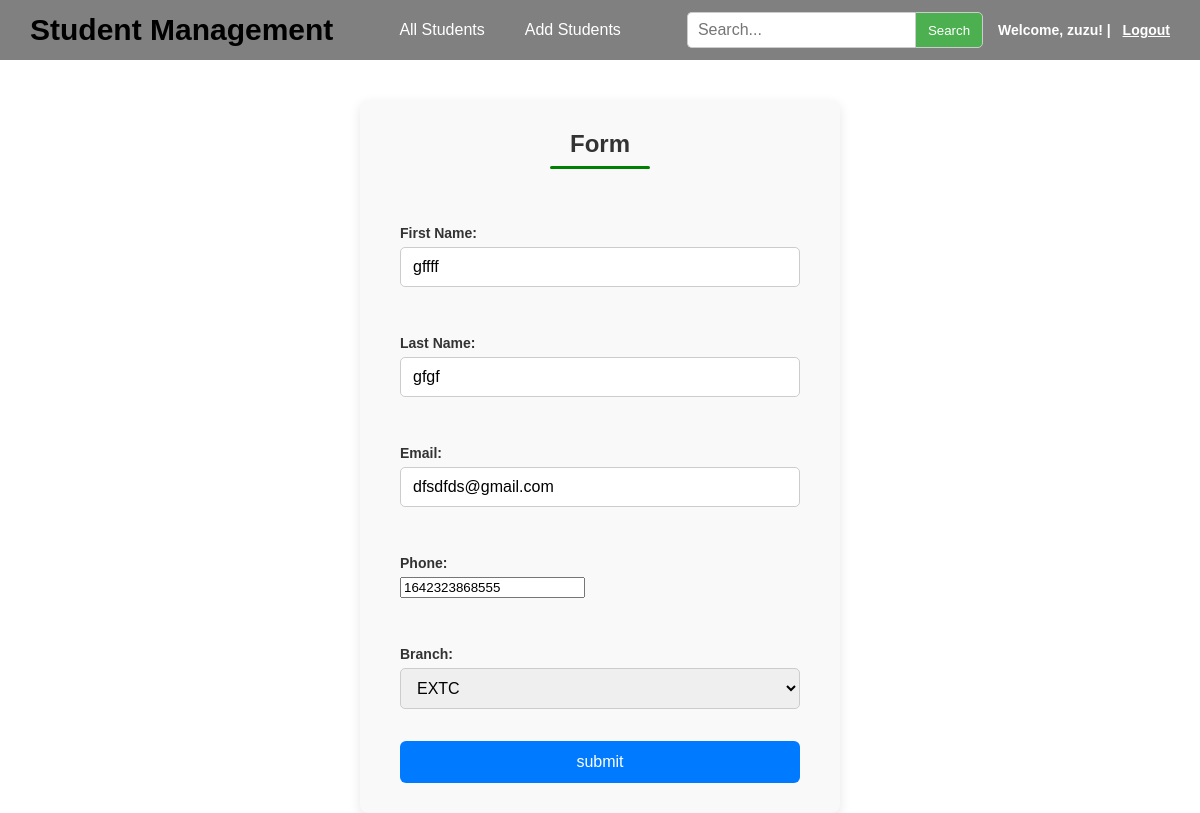
The page /update/4 (signed in) on the database its author committed.
### student/models.py (models this page shows)
class Student(models.Model):
    fname=models.CharField(max_length=30)
    lname=models.CharField(max_length=30)
    email=models.EmailField()
    phone=models.PositiveIntegerField()
    branch=models.CharField(max_length=20,choices=CHOICES)

### student/views.py (the view)
# urls.py: path('update/<int:id>',views.update,name='update'),
@login_required
def update(request,id):
    if request.method =='POST':
        student=Student.objects.get(pk=id)
        fm=StudentInfoForm(request.POST,instance=student)
        if fm.is_valid():
            fm.save()
            return HttpResponseRedirect('/')
    else:
        student=Student.objects.get(pk=id)
        fm=StudentInfoForm(instance=student)
        return render(request, 'manage/stdupd.html',{'form':fm})

### student/forms.py
class StudentInfoForm(forms.ModelForm):
    class Meta:
        model=Student
        fields='__all__'
        labels={'fname':'First Name','lname':'Last Name','email':'Email'
                ,'phone':'Phone'}
        widgets={
            'fname': forms.TextInput(attrs={'class':'form1'}),
            'lname': forms.TextInput(attrs={'class':'form1'}),
            'email': forms.EmailInput(attrs={'class':'form1'}),
            'phone': forms.NumberInput(attrs={'class':'form1'}),
            'branch': forms.Select(attrs={'class':'form1'})
        }

### templates/manage/stdupd.html (shortened to what this page needs)
{%load static%}
<!DOCTYPE html>
<html lang="en">
<head>
    <link rel="stylesheet" href="{%static 'manage/manage.css'%}">
</head>
<body>
    {%include 'manage/navbar.html'%}
    <div class="form">
        <form class='inform' action="" method="post">
            <h3>Form</h3>
            {{form.as_p}}
            <input class='formbuts' type="submit" value="submit" >
        </form>
    </div>
</body>
</html>

### templates/manage/navbar.html (shortened to what this page needs)
<div class="navbar">
  <div class="logo">
    <h1>Student Management</h1>
  </div>
  <div class="nav-links">
    <a href="{%url 'home' %}">All Students</a>
    <a href="{%url 'add'%}">Add Students</a>
  </div>
    <form class=sbox action="{%url 'search'%}" method="post">
        <div class="search-bar">
          <input type="text" placeholder="Search..." name="output">
          <button type="submit">Search</button>
        </div>
    </form>
    <div class="user-info">
    {% if user.is_authenticated %}
      Welcome, {{ user.username }}! |
      <a href="{% url 'logout' %}">Logout</a>
    {% else %}
      <a href="{% url 'login' %}">Login</a> |
      <a href="{% url 'register' %}">Register</a>
    {% endif %}
  </div>
</div>

### static/manage/manage.css (style rules this page uses)
html,body { height: 100%; }
body { margin: 0; font-family: Arial, sans-serif; position: relative; }
.navbar { display: flex; align-items: center; height: 60px; background-color: grey; padding: 0 30px; position: relative; gap: 15px; }
.logo h1 { margin: 0; font-size: 30px; color: black; }
.nav-links { display: flex; justify-content: center; flex-grow: 1; gap: 20px; height: 100%; }
.nav-links a { text-decoration: none; color: white; display: flex; align-items: center; padding: 0 10px; }
a { text-decoration: none; color:white; }
.inform { max-width: 400px; margin: 40px auto; padding: 30px 40px; background-color: #f9f9f9; border-radius: 8px; box-shadow: 0 4px 12px rgba(0,0,0,0.1); font-family: Arial, sans-serif; display: flex; flex-direction: column; gap: 16px; }
.inform h3 { margin-top: 0; color: #333; font-weight: 700; font-size: 24px; text-align: center; }
form label { font-weight: 600; color: #333; font-size: 14px; display: block; margin-bottom: 6px; }
form input[type="text"], form input[type="email"], form input[type="password"], form select, form textarea { width: 100%; padding: 10px 12px; font-size: 16px; border: 1px solid #ccc; border-radius: 5px; box-sizing: border-box; outline: none; transition: border-color 0.3s ease, box-shadow 0.3s ease; }
.formbuts { padding: 12px; background-color: #007BFF; color: white; border: none; font-size: 16px; border-radius: 6px; cursor: pointer; transition: background-color 0.3s ease; }
.inform h3::after { content: ""; display: block; margin: 8px auto 0; width: 100px; border-bottom: 3px solid green; border-radius: 5px; }
.search-bar { display: flex; align-items: center; gap: 0; }
.search-bar input[type="text"] { padding: 6px 10px; border: 1px solid #ccc; border-right: none; border-radius: 5px 0 0 5px; outline: none; height: 36px; }
.search-bar button { padding: 6px 12px; border: 1px solid #ccc; background-color: #4CAF50; color: white; border-radius: 0 5px 5px 0; height: 36px; cursor: pointer; }
.user-info { margin-left: auto; color: white; font-weight: 600; font-family: Arial, sans-serif; font-size: 14px; }
.user-info a { color: white; text-decoration: underline; margin-left: 8px; }

### rows shown on the page
Student: fname "gffff", lname "gfgf", email "dfsdfds@gmail.com", phone "1642323868555", branch "EXTC"

### other values the page prints
{{ user.username }} "zuzu"
